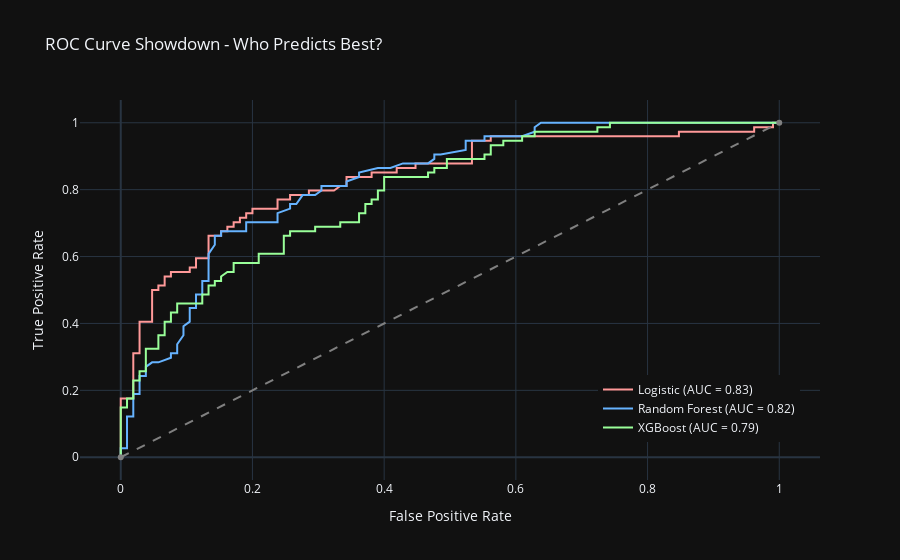

Notebook code for this chart:
### Code cell
# Cell 22: ROC Curve Showdown (Interactive with Plotly)
# Logistic Regression ROC
fpr_logreg, tpr_logreg, _ = roc_curve(y_test, logreg.predict_proba(X_test_scaled)[:, 1])
roc_auc_logreg = auc(fpr_logreg, tpr_logreg)

# Random Forest ROC
fpr_rf, tpr_rf, _ = roc_curve(y_test, rf.predict_proba(X_test_numeric)[:, 1])
roc_auc_rf = auc(fpr_rf, tpr_rf)

# XGBoost ROC
fpr_xgb, tpr_xgb, _ = roc_curve(y_test, xgb.predict_proba(X_test_numeric)[:, 1])
roc_auc_xgb = auc(fpr_xgb, tpr_xgb)

# Plotly ROC Plot
fig5 = go.Figure()
fig5.add_trace(go.Scatter(x=fpr_logreg, y=tpr_logreg, name=f'Logistic (AUC = {roc_auc_logreg:.2f})', 
                          line=dict(color='#ff9999')))
fig5.add_trace(go.Scatter(x=fpr_rf, y=tpr_rf, name=f'Random Forest (AUC = {roc_auc_rf:.2f})', 
                          line=dict(color='#66b3ff')))
fig5.add_trace(go.Scatter(x=fpr_xgb, y=tpr_xgb, name=f'XGBoost (AUC = {roc_auc_xgb:.2f})', 
                          line=dict(color='#99ff99')))
fig5.add_trace(go.Scatter(x=[0, 1], y=[0, 1], line=dict(color='grey', dash='dash'), 
                          showlegend=False))
fig5.update_layout(title='ROC Curve Showdown - Who Predicts Best?',
                   xaxis_title='False Positive Rate', yaxis_title='True Positive Rate',
                   template='plotly_dark', legend=dict(x=0.7, y=0.1))
fig5.show()
